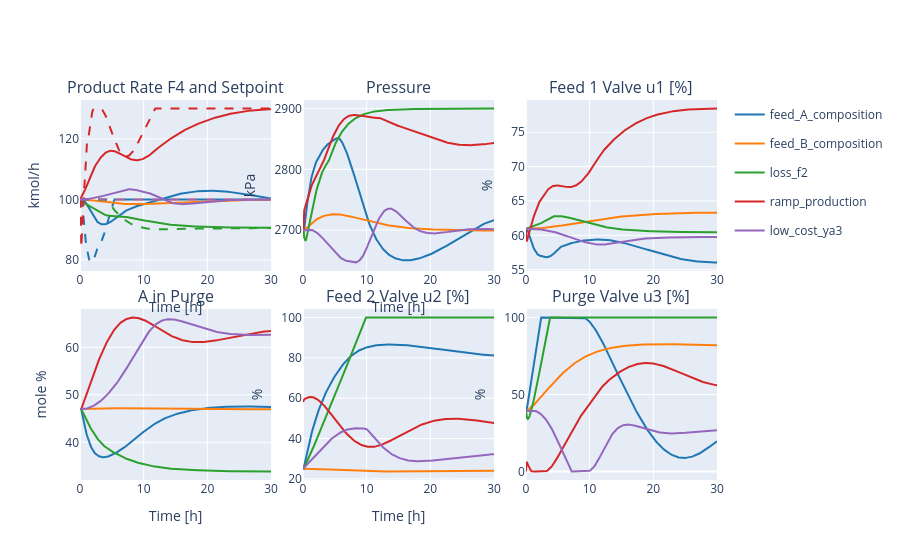

Source (notebook cell):
### Markdown cell above
Display the different closed-loop scenarios

### Code cell
fig = plotly_scenario_comparison(scenarios_dict)
fig

### Figure 1 — Plotly figure (JSON) as saved in the notebook; plotly's stock layout.template omitted (floating-point values rounded to 4 significant figures; data arrays with more than 128 entries replaced by an {"elided": "..."} marker saying what was removed)
{"data": [{"line": {"color": "#1f77b4", "dash": "dash"}, "mode": "lines", "name": "F4_setpoint", "showlegend": false, "type": "scatter", "x": {"elided": "301 float values"}, "xaxis": "x", "y": {"elided": "301 float values"}, "yaxis": "y"}, {"legendgroup": "feed_A_composition", "line": {"color": "#1f77b4"}, "mode": "lines", "name": "feed_A_composition", "showlegend": true, "type": "scatter", "x": {"elided": "301 float values"}, "xaxis": "x", "y": {"elided": "301 float values"}, "yaxis": "y"}, {"legendgroup": "feed_A_composition", "line": {"color": "#1f77b4"}, "mode": "lines", "showlegend": false, "type": "scatter", "x": {"elided": "301 float values"}, "xaxis": "x2", "y": {"elided": "301 float values"}, "yaxis": "y2"}, {"legendgroup": "feed_A_composition", "line": {"color": "#1f77b4"}, "mode": "lines", "showlegend": false, "type": "scatter", "x": {"elided": "301 float values"}, "xaxis": "x3", "y": {"elided": "301 float values"}, "yaxis": "y3"}, {"legendgroup": "feed_A_composition", "line": {"color": "#1f77b4"}, "mode": "lines", "showlegend": false, "type": "scatter", "x": {"elided": "301 float values"}, "xaxis": "x4", "y": {"elided": "301 float values"}, "yaxis": "y4"}, {"legendgroup": "feed_A_composition", "line": {"color": "#1f77b4"}, "mode": "lines", "showlegend": false, "type": "scatter", "x": {"elided": "301 float values"}, "xaxis": "x5", "y": {"elided": "301 float values"}, "yaxis": "y5"}, {"legendgroup": "feed_A_composition", "line": {"color": "#1f77b4"}, "mode": "lines", "showlegend": false, "type": "scatter", "x": {"elided": "301 float values"}, "xaxis": "x6", "y": {"elided": "301 float values"}, "yaxis": "y6"}, {"line": {"color": "#ff7f0e", "dash": "dash"}, "mode": "lines", "name": "F4_setpoint", "showlegend": false, "type": "scatter", "x": {"elided": "301 float values"}, "xaxis": "x", "y": {"elided": "301 float values"}, "yaxis": "y"}, {"legendgroup": "feed_B_composition", "line": {"color": "#ff7f0e"}, "mode": "lines", "name": "feed_B_composition", "showlegend": true, "type": "scatter", "x": {"elided": "301 float values"}, "xaxis": "x", "y": {"elided": "301 float values"}, "yaxis": "y"}, {"legendgroup": "feed_B_composition", "line": {"color": "#ff7f0e"}, "mode": "lines", "showlegend": false, "type": "scatter", "x": {"elided": "301 float values"}, "xaxis": "x2", "y": {"elided": "301 float values"}, "yaxis": "y2"}, {"legendgroup": "feed_B_composition", "line": {"color": "#ff7f0e"}, "mode": "lines", "showlegend": false, "type": "scatter", "x": {"elided": "301 float values"}, "xaxis": "x3", "y": {"elided": "301 float values"}, "yaxis": "y3"}, {"legendgroup": "feed_B_composition", "line": {"color": "#ff7f0e"}, "mode": "lines", "showlegend": false, "type": "scatter", "x": {"elided": "301 float values"}, "xaxis": "x4", "y": {"elided": "301 float values"}, "yaxis": "y4"}, {"legendgroup": "feed_B_composition", "line": {"color": "#ff7f0e"}, "mode": "lines", "showlegend": false, "type": "scatter", "x": {"elided": "301 float values"}, "xaxis": "x5", "y": {"elided": "301 float values"}, "yaxis": "y5"}, {"legendgroup": "feed_B_composition", "line": {"color": "#ff7f0e"}, "mode": "lines", "showlegend": false, "type": "scatter", "x": {"elided": "301 float values"}, "xaxis": "x6", "y": {"elided": "301 float values"}, "yaxis": "y6"}, {"line": {"color": "#2ca02c", "dash": "dash"}, "mode": "lines", "name": "F4_setpoint", "showlegend": false, "type": "scatter", "x": {"elided": "301 float values"}, "xaxis": "x", "y": {"elided": "301 float values"}, "yaxis": "y"}, {"legendgroup": "loss_f2", "line": {"color": "#2ca02c"}, "mode": "lines", "name": "loss_f2", "showlegend": true, "type": "scatter", "x": {"elided": "301 float values"}, "xaxis": "x", "y": {"elided": "301 float values"}, "yaxis": "y"}, {"legendgroup": "loss_f2", "line": {"color": "#2ca02c"}, "mode": "lines", "showlegend": false, "type": "scatter", "x": {"elided": "301 float values"}, "xaxis": "x2", "y": {"elided": "301 float values"}, "yaxis": "y2"}, {"legendgroup": "loss_f2", "line": {"color": "#2ca02c"}, "mode": "lines", "showlegend": false, "type": "scatter", "x": {"elided": "301 float values"}, "xaxis": "x3", "y": {"elided": "301 float values"}, "yaxis": "y3"}, {"legendgroup": "loss_f2", "line": {"color": "#2ca02c"}, "mode": "lines", "showlegend": false, "type": "scatter", "x": {"elided": "301 float values"}, "xaxis": "x4", "y": {"elided": "301 float values"}, "yaxis": "y4"}, {"legendgroup": "loss_f2", "line": {"color": "#2ca02c"}, "mode": "lines", "showlegend": false, "type": "scatter", "x": {"elided": "301 float values"}, "xaxis": "x5", "y": {"elided": "301 float values"}, "yaxis": "y5"}, {"legendgroup": "loss_f2", "line": {"color": "#2ca02c"}, "mode": "lines", "showlegend": false, "type": "scatter", "x": {"elided": "301 float values"}, "xaxis": "x6", "y": {"elided": "301 float values"}, "yaxis": "y6"}, {"line": {"color": "#d62728", "dash": "dash"}, "mode": "lines", "name": "F4_setpoint", "showlegend": false, "type": "scatter", "x": {"elided": "301 float values"}, "xaxis": "x", "y": {"elided": "301 float values"}, "yaxis": "y"}, {"legendgroup": "ramp_production", "line": {"color": "#d62728"}, "mode": "lines", "name": "ramp_production", "showlegend": true, "type": "scatter", "x": {"elided": "301 float values"}, "xaxis": "x", "y": {"elided": "301 float values"}, "yaxis": "y"}, {"legendgroup": "ramp_production", "line": {"color": "#d62728"}, "mode": "lines", "showlegend": false, "type": "scatter", "x": {"elided": "301 float values"}, "xaxis": "x2", "y": {"elided": "301 float values"}, "yaxis": "y2"}, {"legendgroup": "ramp_production", "line": {"color": "#d62728"}, "mode": "lines", "showlegend": false, "type": "scatter", "x": {"elided": "301 float values"}, "xaxis": "x3", "y": {"elided": "301 float values"}, "yaxis": "y3"}, {"legendgroup": "ramp_production", "line": {"color": "#d62728"}, "mode": "lines", "showlegend": false, "type": "scatter", "x": {"elided": "301 float values"}, "xaxis": "x4", "y": {"elided": "301 float values"}, "yaxis": "y4"}, {"legendgroup": "ramp_production", "line": {"color": "#d62728"}, "mode": "lines", "showlegend": false, "type": "scatter", "x": {"elided": "301 float values"}, "xaxis": "x5", "y": {"elided": "301 float values"}, "yaxis": "y5"}, {"legendgroup": "ramp_production", "line": {"color": "#d62728"}, "mode": "lines", "showlegend": false, "type": "scatter", "x": {"elided": "301 float values"}, "xaxis": "x6", "y": {"elided": "301 float values"}, "yaxis": "y6"}, {"line": {"color": "#9467bd", "dash": "dash"}, "mode": "lines", "name": "F4_setpoint", "showlegend": false, "type": "scatter", "x": {"elided": "301 float values"}, "xaxis": "x", "y": {"elided": "301 float values"}, "yaxis": "y"}, {"legendgroup": "low_cost_ya3", "line": {"color": "#9467bd"}, "mode": "lines", "name": "low_cost_ya3", "showlegend": true, "type": "scatter", "x": {"elided": "301 float values"}, "xaxis": "x", "y": {"elided": "301 float values"}, "yaxis": "y"}, {"legendgroup": "low_cost_ya3", "line": {"color": "#9467bd"}, "mode": "lines", "showlegend": false, "type": "scatter", "x": {"elided": "301 float values"}, "xaxis": "x2", "y": {"elided": "301 float values"}, "yaxis": "y2"}, {"legendgroup": "low_cost_ya3", "line": {"color": "#9467bd"}, "mode": "lines", "showlegend": false, "type": "scatter", "x": {"elided": "301 float values"}, "xaxis": "x3", "y": {"elided": "301 float values"}, "yaxis": "y3"}, {"legendgroup": "low_cost_ya3", "line": {"color": "#9467bd"}, "mode": "lines", "showlegend": false, "type": "scatter", "x": {"elided": "301 float values"}, "xaxis": "x4", "y": {"elided": "301 float values"}, "yaxis": "y4"}, {"legendgroup": "low_cost_ya3", "line": {"color": "#9467bd"}, "mode": "lines", "showlegend": false, "type": "scatter", "x": {"elided": "301 float values"}, "xaxis": "x5", "y": {"elided": "301 float values"}, "yaxis": "y5"}, {"legendgroup": "low_cost_ya3", "line": {"color": "#9467bd"}, "mode": "lines", "showlegend": false, "type": "scatter", "x": {"elided": "301 float values"}, "xaxis": "x6", "y": {"elided": "301 float values"}, "yaxis": "y6"}], "layout": {"annotations": [{"font": {"size": 16}, "showarrow": false, "text": "Product Rate F4 and Setpoint", "x": 0.15, "xanchor": "center", "xref": "paper", "y": 1, "yanchor": "bottom", "yref": "paper"}, {"font": {"size": 16}, "showarrow": false, "text": "Pressure", "x": 0.5, "xanchor": "center", "xref": "paper", "y": 1, "yanchor": "bottom", "yref": "paper"}, {"font": {"size": 16}, "showarrow": false, "text": "Feed 1 Valve u1 [%]", "x": 0.85, "xanchor": "center", "xref": "paper", "y": 1, "yanchor": "bottom", "yref": "paper"}, {"font": {"size": 16}, "showarrow": false, "text": "A in Purge", "x": 0.15, "xanchor": "center", "xref": "paper", "y": 0.45, "yanchor": "bottom", "yref": "paper"}, {"font": {"size": 16}, "showarrow": false, "text": "Feed 2 Valve u2 [%]", "x": 0.5, "xanchor": "center", "xref": "paper", "y": 0.45, "yanchor": "bottom", "yref": "paper"}, {"font": {"size": 16}, "showarrow": false, "text": "Purge Valve u3 [%]", "x": 0.85, "xanchor": "center", "xref": "paper", "y": 0.45, "yanchor": "bottom", "yref": "paper"}], "xaxis": {"anchor": "y", "domain": [0, 0.3], "title": {"text": "Time [h]"}}, "xaxis2": {"anchor": "y2", "domain": [0.35, 0.65], "title": {"text": "Time [h]"}}, "xaxis3": {"anchor": "y3", "domain": [0.7, 1]}, "xaxis4": {"anchor": "y4", "domain": [0, 0.3], "title": {"text": "Time [h]"}}, "xaxis5": {"anchor": "y5", "domain": [0.35, 0.65], "title": {"text": "Time [h]"}}, "xaxis6": {"anchor": "y6", "domain": [0.7, 1]}, "yaxis": {"anchor": "x", "domain": [0.55, 1], "title": {"text": "kmol/h"}}, "yaxis2": {"anchor": "x2", "domain": [0.55, 1], "title": {"text": "kPa"}}, "yaxis3": {"anchor": "x3", "domain": [0.55, 1], "title": {"text": "%"}}, "yaxis4": {"anchor": "x4", "domain": [0, 0.45], "title": {"text": "mole %"}}, "yaxis5": {"anchor": "x5", "domain": [0, 0.45], "title": {"text": "%"}}, "yaxis6": {"anchor": "x6", "domain": [0, 0.45], "title": {"text": "%"}}}}
